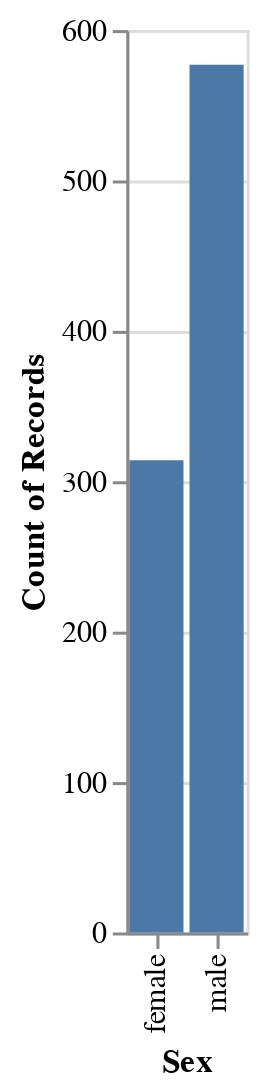

Notebook source saved alongside this figure:
### Code cell
alt.Chart(data).mark_bar().encode(
    x = "Sex",
    y = "count()"

)

### Figure 1 — Vega-Lite specification as saved in the notebook (floating-point values rounded to 4 significant figures; data arrays with more than 128 entries replaced by an {"elided": "..."} marker saying what was removed)
{"config": {"view": {"continuousWidth": 400, "continuousHeight": 300}}, "data": {"name": "data-17b5a9272cdb76617ac540c5321e65cb"}, "mark": "bar", "encoding": {"x": {"field": "Sex", "type": "nominal"}, "y": {"aggregate": "count", "type": "quantitative"}}, "$schema": "https://vega.github.io/schema/vega-lite/v4.17.0.json", "datasets": {"data-17b5a9272cdb76617ac540c5321e65cb": {"elided": "891 records"}}}
